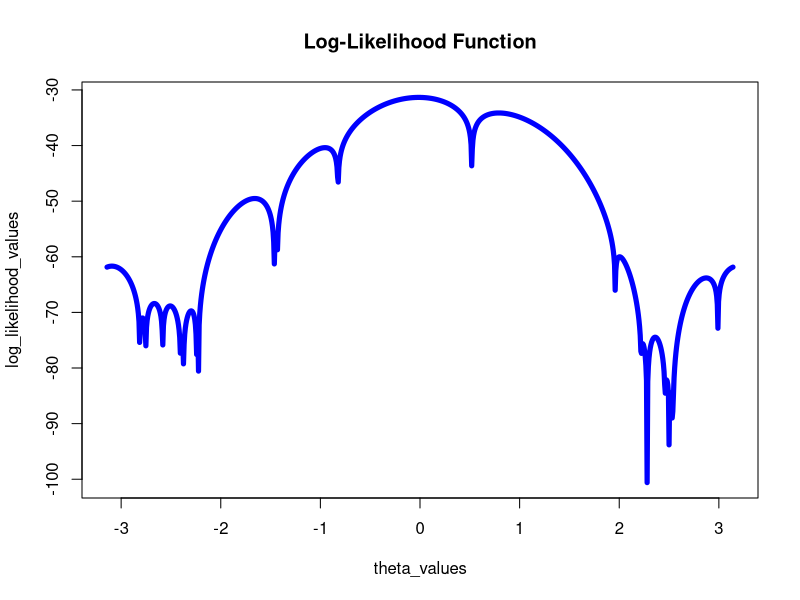

Here is the R script that generated this plot:
x <- c(
    3.91, 4.85, 2.28, 4.06, 3.70, 4.04, 5.46, 3.53, 2.28, 1.96, 2.53, 3.88, 2.22,
    3.47, 4.82, 2.46, 2.99, 2.54, 0.52, 2.50
)


f <- function(x, theta) {
    return((1 - cos(x - theta)) / (2 * pi))
}

log_likelihood <- function(x, theta) {
    return(sum(log(f(x, theta))))
}

theta_values <- seq(-pi, pi, length.out = 1000)
log_likelihood_values <- sapply(theta_values, function(theta) log_likelihood(x, theta))

plot(theta_values, log_likelihood_values,
    type = "l", col = "blue", lwd = 5,
    main = "Log-Likelihood Function"
)

E_x <- function(x, theta) {
    return(sin(theta) + pi)
}

theta_hat <- asin(mean(x) - pi)

print(max(log_likelihood_values))
print(theta_hat)


f_prime <- function(x, theta) {
    return(sin(x - theta) / (2 * pi))
}
f_prime_2 <- function(x, theta) {
    return(cos(x - theta) / (2 * pi))
}

theta <- 2.7
for (i in 1:10000) {
    theta <- theta - f_prime(mean(x), theta) / f_prime_2(mean(x), theta)
}
print(theta)
